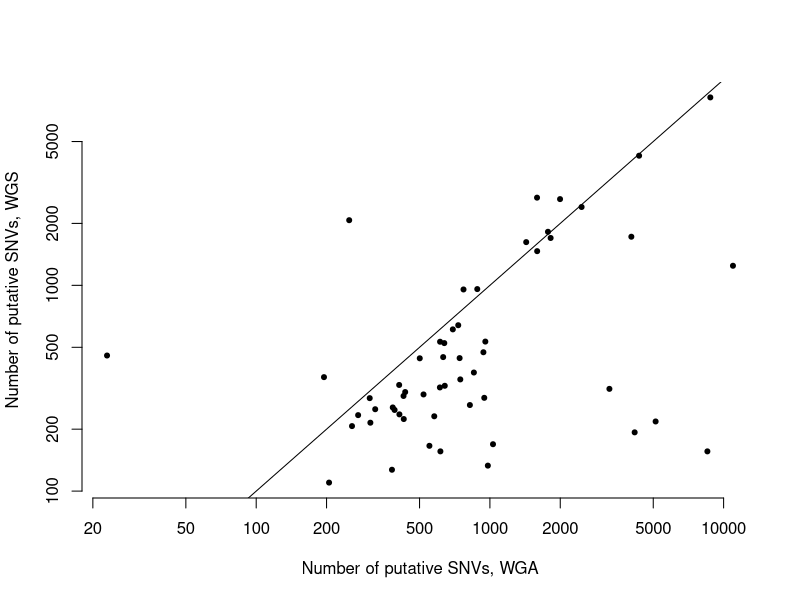

The R script that drew this image: (Note: this script raises an error after producing the figure.)
## This is the R script (run on a Macbook) to create the figures from the data in FIGURE_DATA

###############
## LOAD DATA ##
###############

data2 = read.table( "../FIGURE_DATA/unfiltered_WGS-WGA_counts.txt", header=T )
data34 = read.table( "../FIGURE_DATA/STD40_unfiltered_overlap.txt", header=T )
data5 = read.table( "../FIGURE_DATA/numbers_excluded_by_filter_MUTATION_CALLS_STD40.txt", header=T )
data6 = read.table( "../FIGURE_DATA/overlap_numbers_excluded_by_filter_MUTATION_CALLS_STD40.txt", header=T )

#########################################################
## FIGURE 2: Number of putative SNVs in WGS versus WGA ##
#########################################################

# pdf( "../FIGURE_PDFS/Figure2.pdf" )
par(bty='n')
plot(data2$C282_count, data2$C484_count, log='xy', pch=20, xlab="Number of putative SNVs, WGA", ylab="Number of putative SNVs, WGS" )
abline(0,1)
# dev.off()

############################
## FIGURE 2 CORERELATIONS ##
############################

# First the Pearson correlation on the raw data
# cor.test(data2$C282_count, data2$C484_count)
# OUTPUT: t = 4.2622, df = 53, p-value = 8.35e-05, 95 percent confidence interval: 0.2770757 0.6794588, cor=0.5052344

# Next the Pearson correlation on the log-transformed data
# cor.test( log(data2$C282_count), log(data2$C484_count) )
# OUTPUT: t = 3.6456, df = 53, p-value = 0.0006086, 95 percent confidence interval: 0.2070558 0.6373449, cor=0.4477571

# Finally the Spearman correlation
# cor.test(data2$C282_count, data2$C484_count, method="spearman")
# OUTPUT: S = 16142.79, p-value = 0.001511, rho=0.4176482

#########################################################################
## FIGURE 3: Density of percentage overlap between WGS and WGA samples ##
#########################################################################

# pdf( "../FIGURE_PDFS/Figure3.pdf" )
# figure title (should it ever be needed): Greater % of WGS sample found in overlap than WGA
amp_frac = density( data34$OVERLAP/data34$TOTAL_WGA.C282., from=0 )
seq_frac = density( data34$OVERLAP/data34$TOTAL_WGS.C484., from=0 )
par(bty='n')
plot( seq_frac$x, seq_frac$y, type='l', col='blue', main="", xlab="Percentage of putative SNVs in a sample also recovered in the samples's technical replicate", ylab="Density")
legend( "topright", c( "WGS", "WGA" ), col=c( "blue", "red" ), lty=1 )
lines( amp_frac$x, amp_frac$y, col='red' )
# dev.off()

#####################################################################################
## FIGURE 4: Percentage of overlap versus (log) number of putative SNVs per sample ##
#####################################################################################

# pdf( "../FIGURE_PDFS/Figure4.pdf" )
# when necessary, use the following title: Number of putative SNPs does not correlate with percentage WGS/WGA overlap
par(bty = 'n')
plot( data34$TOTAL, data34$PERCENT_OVERLAP_by_WGA.282, log='x', pch=20, main="", xlab="Number of putative SNVs in unfiltered data (log)", ylab="Percentage overlap between WGS and WGA in unfiltered data" )
abline( 0,1 )
# dev.off()

############################
## FIGURE 4 CORERELATIONS ##
############################

# First the Pearson correlation on the raw data
# cor.test(data34$TOTAL, data34$PERCENT_OVERLAP_by_WGA.282)
# OUTPUT: t = -0.2989, df = 53, p-value = 0.7662, 95 percent confidence interval: -0.3030232  0.2267410, cor=-0.04102397

# Next the Pearson correlation on the log-transformed data
# cor.test( log(data34$TOTAL), data34$PERCENT_OVERLAP_by_WGA.282 )
# OUTPUT: t = -0.043, df = 53, p-value = 0.9659, 95 percent confidence interval: -0.2707813  0.2597958, cor=-0.005908626

# Finally the Spearman correlation
# cor.test(data34$TOTAL, data34$PERCENT_OVERLAP_by_WGA.282, method="spearman")
# OUTPUT: S = 29268, p-value = 0.6847, rho=-0.05584416

######################################################################
## FIGURE 5: Number of putative SNPs removed by each of six filters ##
######################################################################

# make density of each filter removal

# pdf( "../FIGURE_PDFS/Figure5.pdf", width=6, height=5 )
par(bty='n', mar=c(5.1,4.1,1.1,0))
boxplot( data5[,c(5,7,4,3,6,8)], log='y', ylim=c(1,100000), xaxt='n', pch=20, ylab="Number of putative SNVs filtered, per sample" )
axis( 1, at=1:6, padj=0.8, cex.axis=0.7, labels=c( "VAQ", "LOH", "10bp-SNV", "10bp-INDEL", "dbSNP", "<10%" ) )
# dev.off()

## FIGURE 6: ##

pdf( "../FIGURE_PDFS/Figure6.pdf", width=6, height=5 )
par(bty='n', mar=c(5.1,4.1,1.1,0))
boxplot( data6[,c(9,13,7,5,11,15)], ylim=c(0,1), xaxt='n', ylab="Percentage of overlap filtered, per sample", pch=20 )
axis( 1, at=1:6, padj = 0.8, cex.axis=0.7, labels=c( "VAQ", "LOH", "10bp-SNV", "10bp-INDEL", "dbSNP", "<10%" ) )
dev.off()

## FIGURE 7: ##

## FIGURE 8: ##








